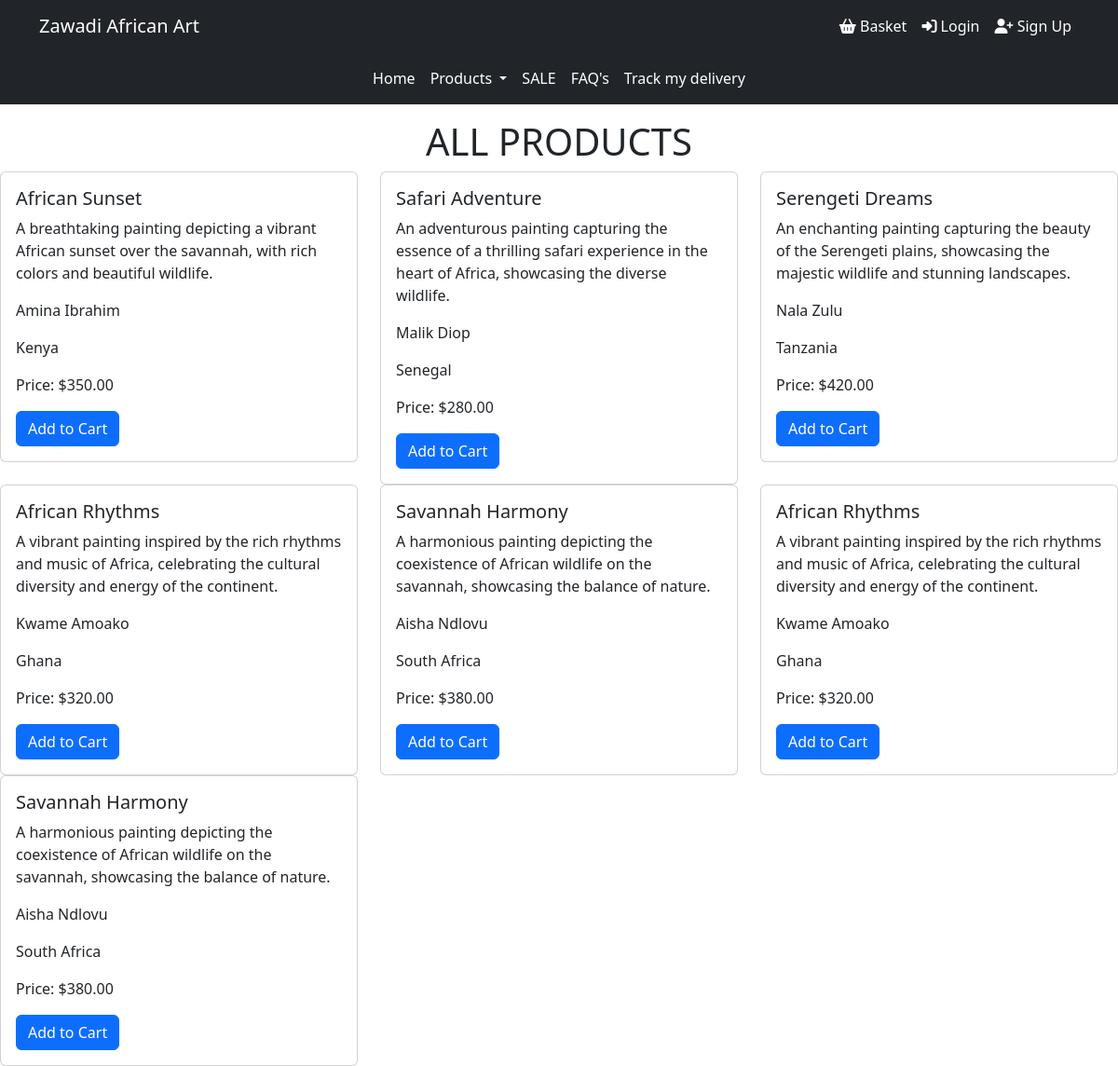
Before: /products/ with the older database file.
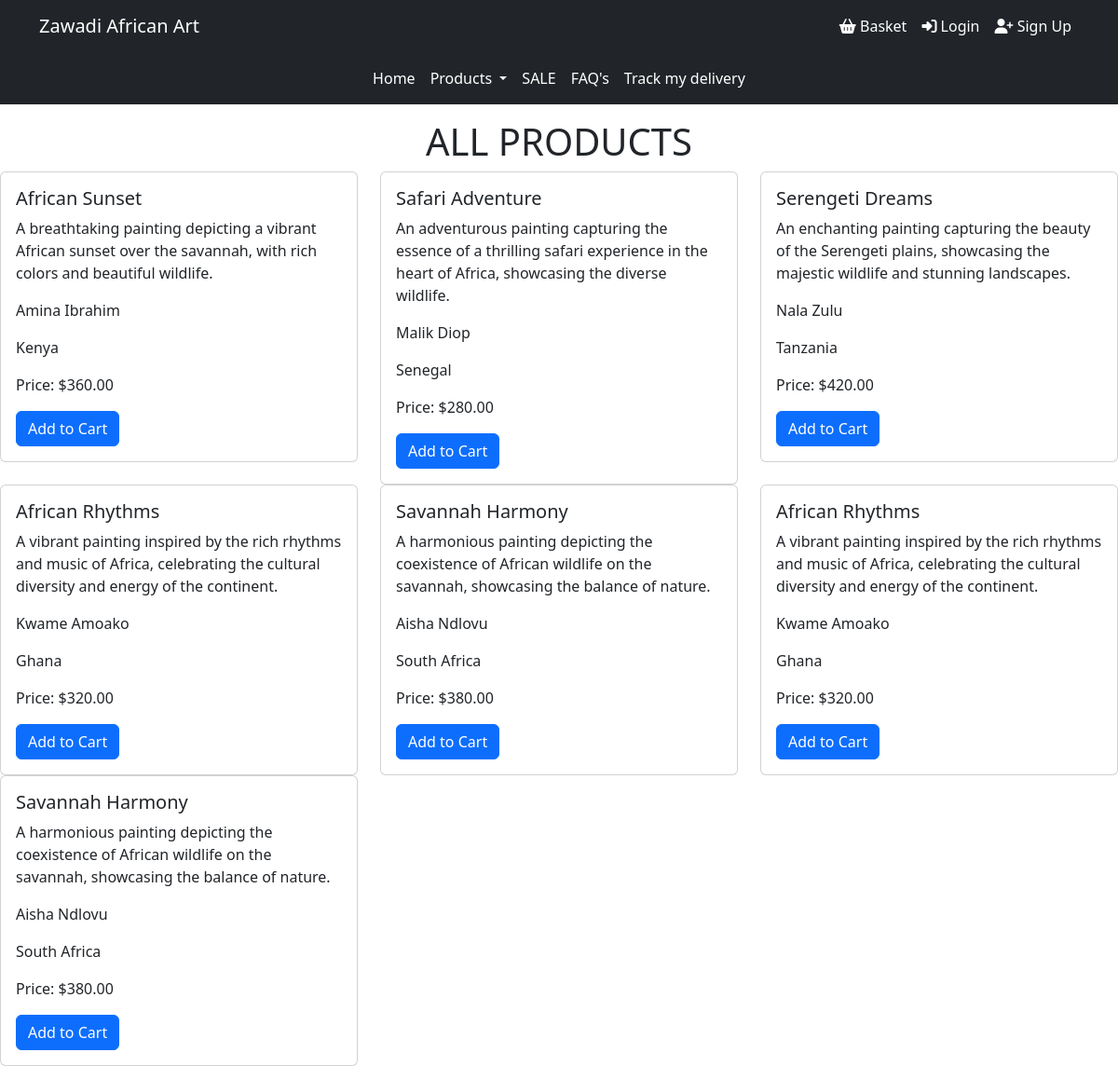
After: the same page with the newer database file.
### products/models.py (models this page shows, shortened)
class Product(models.Model):
    CATEGORY_CHOICES = [
        ('paintings', 'Paintings'),
        ('sculptures', 'Sculptures'),
        ('frames', 'Frames'),
        ('crafts', 'Crafts'),
    ]
    name = models.CharField(max_length=100)
    description = models.TextField()
    image = CloudinaryField('image')
    artist = models.CharField(max_length=100)
    origin = models.CharField(max_length=50)
    origin_image = CloudinaryField('origin_image')
    style = models.CharField(max_length=50, default="Unknown")
    stock = models.PositiveIntegerField()
    price = models.DecimalField(max_digits=8, decimal_places=2)
    category = models.CharField(max_length=20, choices=CATEGORY_CHOICES)

### products/views.py (the view)
# urls.py: path('products/', views.products, name='products'),
def products(request):
    products = Product.objects.all()
    context = {'products': products}
    return render(request, 'products.html', context)

### products/templates/products.html (shortened to what this page needs)
{% extends 'base.html' %}
{% load static %}
{% block content %}
  <h1 class="d-flex flex-column justify-content-center align-items-center mt-3">ALL PRODUCTS</h1>
    <div class="row">
      {% for product in products %}
        <div class="col-md-4">
          <div class="card">
            <div class="card-body">
              <h5 class="card-title">{{ product.name }}</h5>
              <p class="card-text">{{ product.description }}</p>
              <p class="card-text">{{ product.artist }}</p>
              <p class="card-text">{{ product.origin }}</p>
              <p class="card-text">Price: ${{ product.price }}</p>
              <a href="#" class="btn btn-primary">Add to Cart</a>
            </div>
          </div>
        </div>
      {% endfor %}
    </div>
{% endblock %}

Changed rows visible on the page:
changed Product "African Sunset": price "350.00" → "360.00"
